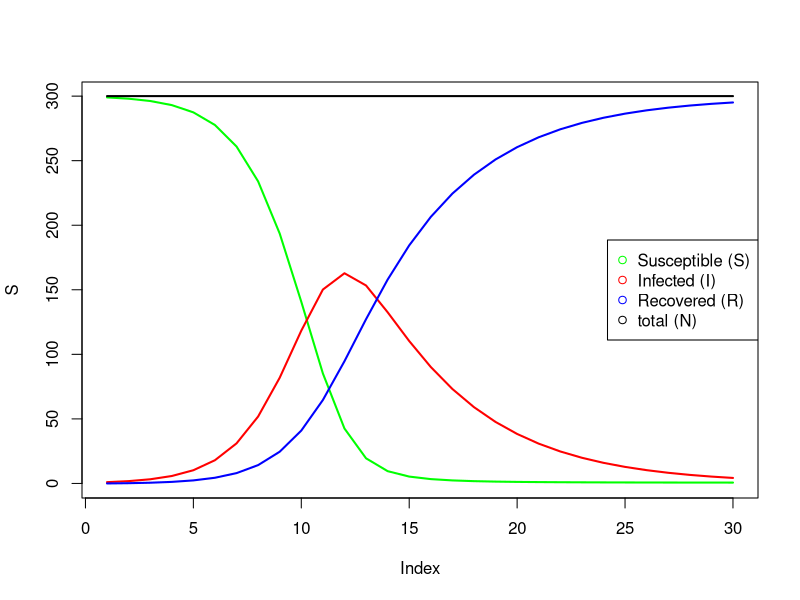

Generate this figure with R:
beta <- 1/300
r <- .2
t_max <- 30 

S <- numeric(t_max)
I <- numeric(t_max)
R <- numeric(t_max)
N <- numeric(t_max)


S[1] <- 299
I[1] <- 1
R[1] <- 0
N[1] <- S[1] + I[1] + R[1] 

for (t in 1:(t_max - 1)) {
  S_current <- S[t]
  I_current <- I[t]
  R_current <- R[t]
  
  S_new <- S_current - beta * S_current * I_current
  I_new <- I_current + beta * S_current * I_current - r * I_current
  R_new <- R_current + r * I_current  
  N_new <- S_new + I_new + R_new
  
  S[t+1] <- S_new
  I[t+1] <- I_new
  R[t+1] <- R_new
  N[t+1] <- N_new
}

print(S)
print(I)
print(R)

data.frame(S, I, R, N)
plot(S, type = 'l', lwd = 2, col = 'green')
lines(I, lwd = 2, col = 'red')
lines(R, lwd = 2, col = 'blue')
lines(N, lwd = 2, col = 'black')


legend("right", legend = c("Susceptible (S)", "Infected (I)", "Recovered (R)", "total (N)"),
       col = c("green", "red",'blue', 'black'), pch = 1)

max(I)
